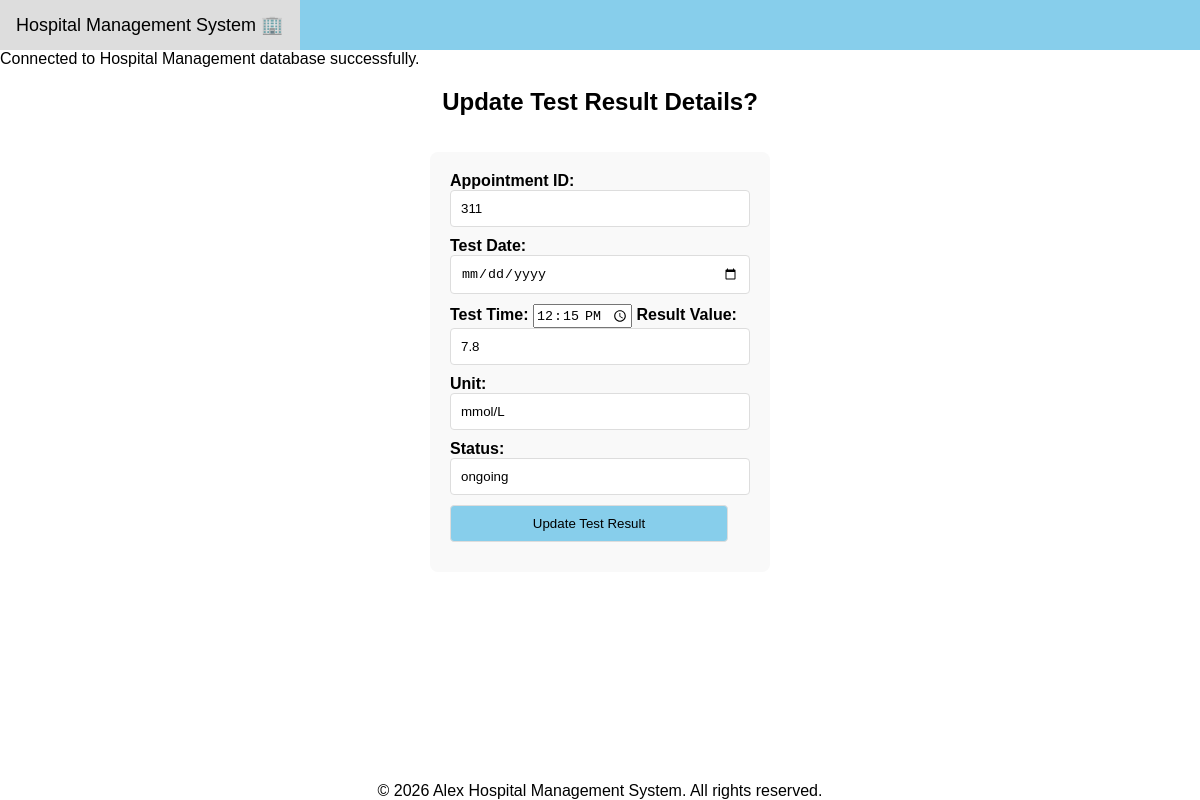
The app's page /updateTestResult.php?id=511 with its own data.
### tables this page shows
CREATE TABLE TEST_RESULT 
( 
testID INTEGER PRIMARY KEY, 
appointmentID INTEGER NOT NULL, 
testDate TEXT NOT NULL, 
testTime TEXT NOT NULL, 
resultValue TEXT NOT NULL, 
unit TEXT NOT NULL, 
status TEXT NOT NULL, 
FOREIGN KEY (appointmentID) REFERENCES APPOINTMENT (appointmentID) ON DELETE CASCADE ON UPDATE CASCADE 
);

### functions.php (called while the page is built, shortened)
<?php
function viewTEST_RESULT($test_id) :array
{
    $db = db_connect();
    $query = "SELECT * FROM TEST_RESULT WHERE testID = $test_id ORDER BY testID";
    $result = $db->query($query);
    $test_result_detail = [];
    while ($row = $result->fetchArray(SQLITE3_ASSOC)) {
        $test_result_detail[] = $row;
    }
    return $test_result_detail;
}
?>

### updateTestResult.php (the view, shortened to what this page needs)
<!DOCTYPE html>
<html lang="en">
<head>
  <link rel="stylesheet" href="style.css" />
</head>
<body>
  <?php include("NavBar.php"); require_once("functions.php"); ?>
  <?php
  $id = $_GET['id'];
  $test_result = viewTest_Result($id);
  ?>
  <div>
    <h2 class="centered-header">Update Test Result Details?</h2>
  </div>
  <div class="main">
    <form method="post">
      <label for="appointmentID">Appointment ID:</label>
      <input type="text" name="appointmentID" value="<?php echo $test_result[0]['appointmentID']; ?>">
      <label for="testDate">Test Date:</label>
      <input type="date" name="testDate" value="<?php echo $test_result[0]['testDate']; ?>">
      <label for="testTime">Test Time:</label>
      <input type="time" name="testTime" value="<?php echo $test_result[0]['testTime']; ?>">
      <label for="resultValue">Result Value:</label>
      <input type="text" name="resultValue" value="<?php echo $test_result[0]['resultValue']; ?>">
      <label for="unit">Unit:</label>
      <input type="text" name="unit" value="<?php echo $test_result[0]['unit']; ?>">
      <label for="status">Status:</label>
      <input type="text" name="status" value="<?php echo $test_result[0]['status']; ?>">
      <input type="submit" name="updateTestResult" value="Update Test Result">
    </form>
  </div>
  <footer>
    <div class="firstfooter" style="text-align: center;">
      &copy; 2026 Alex Hospital Management System. All rights reserved.
    </div>
  </footer>
</body>
</html>

### style.css (style rules this page uses)
body { font-family: Arial, sans-serif; display: flex; flex-direction: column; min-height: 100vh; margin: 0; }
.centered-header { text-align: center; }
.main { flex: 1; padding: 1rem; }
form { width: 300px; margin: 0 auto; padding: 20px; background: #f9f9f9; border-radius: 8px; max-width: 500px; }
input[type="text"], input[type="number"], input[type="date"], input[type="email"], input[type="submit"], select { width: calc(100% - 22px); padding: 10px; margin-bottom: 10px; border: 1px solid #ddd; border-radius: 4px; }
input[type="submit"] { background-color: skyblue; color: black; cursor: pointer; }
label { font-weight: bold; }
h2 { text-align: center; }

### records on screen
test_result: appointmentID "311", testTime "12:15", resultValue "7.8", unit "mmol/L", status "ongoing"
